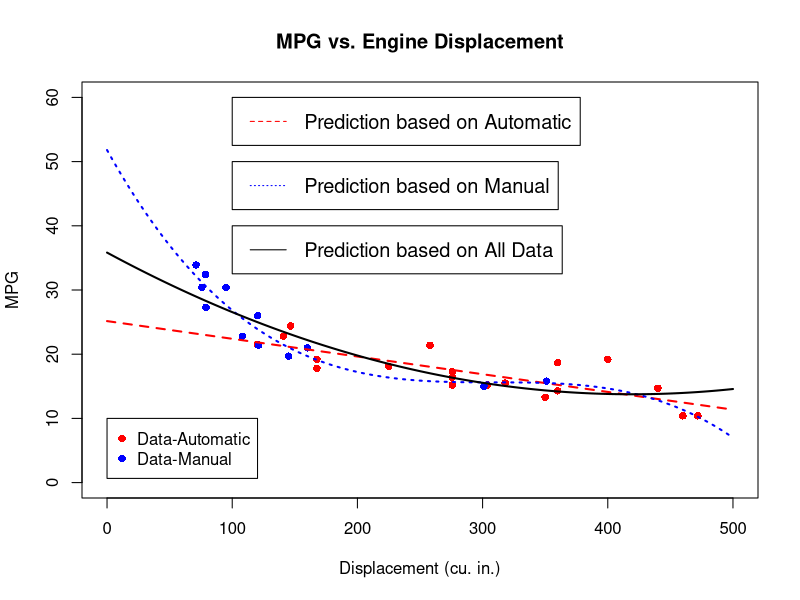

Here is the R script that generated this plot:
## ---- chunk 1
#create data frame of automatic data only
mtcarauto<-mtcars[mtcars$am==0,]
#create data frame of manual data only
mtcarman<-mtcars[mtcars$am==1,]
#linear fit of automatic data
model_auto<-lm(mpg ~ disp, data=mtcarauto)
#3rd order polynomial fit of manual data
model_man<-lm(mpg ~ disp + I(disp^2) + I(disp^3), data=mtcarman)
#2nd order polynomial fit of all data
model_all<-lm(mpg ~ disp + I(disp^2), data=mtcars)

plot(mtcars$disp, mtcars$mpg, xlab="Displacement (cu. in.)", ylab="MPG", 
xlim=c(0,500), ylim=c(0,60), main="MPG vs. Engine Displacement", pch=16,
col=ifelse(mtcars$am==0,"red","blue"))
    
#plot model fits - automatic transmission model
lines_auto<-predict(model_auto,newdata=data.frame(disp=0:500))
lines(0:500,lines_auto, col="red", lty=2, lwd=2)
legend(100, 60, "Prediction based on Automatic", lty=2,
col="red", cex=1.2)

#plot model fits - manual transmission model
lines_man<-predict(model_man,newdata=data.frame(disp=0:500))
lines(0:500, lines_man, col="blue", lty=3, lwd=2)
legend(100, 50, "Prediction based on Manual", lty=3,
col="blue", cex=1.2)

#plot model fits - all data model
lines_all<-predict(model_all,newdata=data.frame(disp=0:500))
lines(0:500, lines_all, col="black", lty=1, lwd=2)
legend(100, 40, "Prediction based on All Data", lty=1,
col="black", cex=1.2)

legend(0, 10, c("Data-Automatic", "Data-Manual"), pch=16, col=c("red", "blue"), cex=1)
